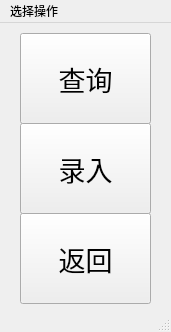
<?xml version="1.0" encoding="UTF-8"?>
<ui version="4.0">
 <class>MainWindow</class>
 <widget class="QMainWindow" name="MainWindow">
  <property name="geometry">
   <rect>
    <x>0</x>
    <y>0</y>
    <width>171</width>
    <height>332</height>
   </rect>
  </property>
  <property name="windowTitle">
   <string>MainWindow</string>
  </property>
  <widget class="QWidget" name="centralwidget">
   <widget class="QPushButton" name="pushButton1">
    <property name="geometry">
     <rect>
      <x>20</x>
      <y>10</y>
      <width>131</width>
      <height>91</height>
     </rect>
    </property>
    <property name="font">
     <font>
      <pointsize>20</pointsize>
     </font>
    </property>
    <property name="text">
     <string>查询</string>
    </property>
   </widget>
   <widget class="QPushButton" name="pushButton2">
    <property name="geometry">
     <rect>
      <x>20</x>
      <y>100</y>
      <width>131</width>
      <height>91</height>
     </rect>
    </property>
    <property name="font">
     <font>
      <pointsize>20</pointsize>
     </font>
    </property>
    <property name="text">
     <string>录入</string>
    </property>
   </widget>
   <widget class="QPushButton" name="pushButton3">
    <property name="geometry">
     <rect>
      <x>20</x>
      <y>190</y>
      <width>131</width>
      <height>91</height>
     </rect>
    </property>
    <property name="font">
     <font>
      <pointsize>20</pointsize>
     </font>
    </property>
    <property name="text">
     <string>返回</string>
    </property>
   </widget>
  </widget>
  <widget class="QMenuBar" name="menubar">
   <property name="geometry">
    <rect>
     <x>0</x>
     <y>0</y>
     <width>171</width>
     <height>26</height>
    </rect>
   </property>
   <widget class="QMenu" name="menu">
    <property name="title">
     <string>选择操作</string>
    </property>
   </widget>
   <addaction name="menu"/>
  </widget>
  <widget class="QStatusBar" name="statusbar"/>
 </widget>
 <resources/>
 <connections/>
</ui>
